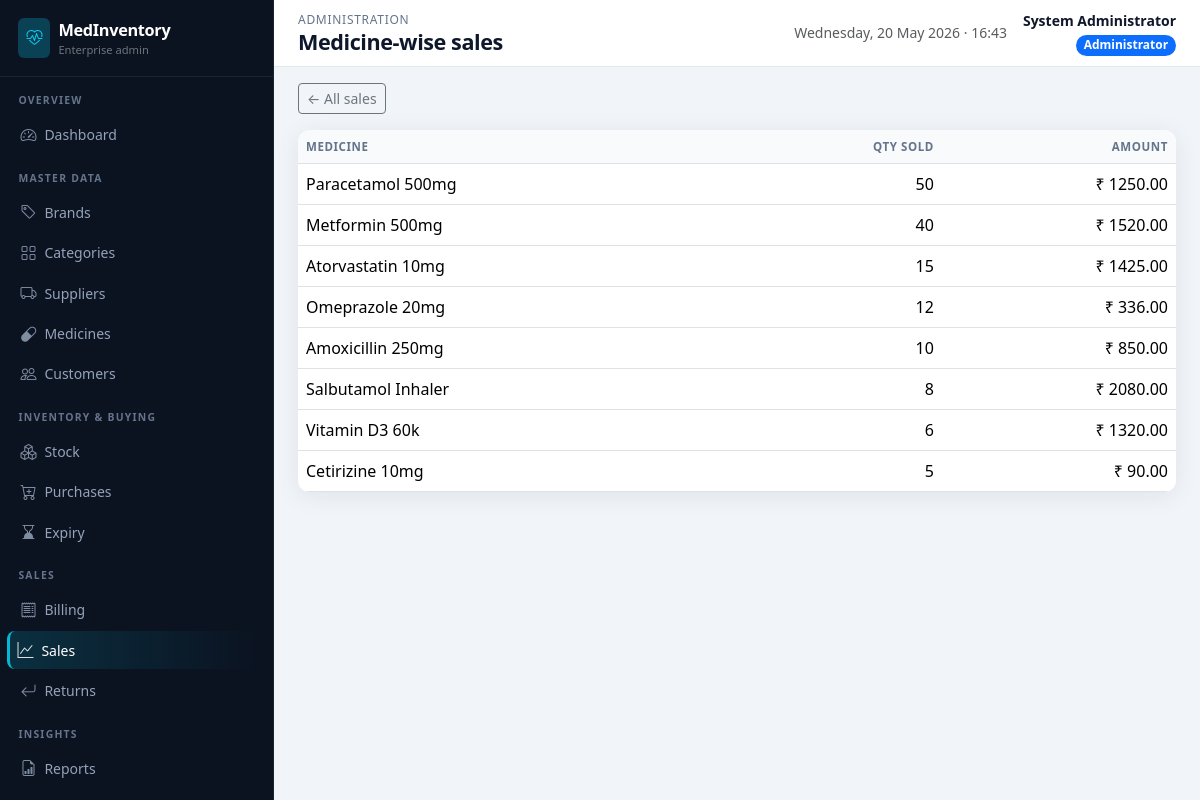
Screenshot of /admin/sales/medicine-wise (signed in) with the database file from the repository.
### app/models.py (models this page shows, shortened)
class User(UserMixin, db.Model):
    __tablename__ = "users"
    id = db.Column(db.Integer, primary_key=True)
    username = db.Column(db.String(80), unique=True, nullable=False, index=True)
    password_hash = db.Column(db.String(256), nullable=False)
    full_name = db.Column(db.String(120), nullable=False)
    email = db.Column(db.String(120))
    phone = db.Column(db.String(32))
    role = db.Column(db.String(20), nullable=False, default="staff")  # admin | staff
    is_active = db.Column(db.Boolean, default=True)
    created_at = db.Column(db.DateTime, default=datetime.utcnow)
    bills = db.relationship("Bill", backref="staff", lazy="dynamic")
    returns = db.relationship("MedicineReturn", backref="staff", lazy="dynamic")

class Medicine(db.Model):
    __tablename__ = "medicines"
    id = db.Column(db.Integer, primary_key=True)
    name = db.Column(db.String(160), nullable=False, index=True)
    brand_id = db.Column(db.Integer, db.ForeignKey("brands.id"), nullable=False)
    category_id = db.Column(db.Integer, db.ForeignKey("categories.id"), nullable=False)
    supplier_id = db.Column(db.Integer, db.ForeignKey("suppliers.id"), nullable=False)
    batch_number = db.Column(db.String(80), nullable=False, index=True)
    manufacturing_date = db.Column(db.Date, nullable=False)
    expiry_date = db.Column(db.Date, nullable=False, index=True)
    purchase_price = db.Column(db.Numeric(12, 2), nullable=False)
    selling_price = db.Column(db.Numeric(12, 2), nullable=False)
    quantity = db.Column(db.Integer, nullable=False, default=0)
    min_stock_level = db.Column(db.Integer, nullable=False, default=10)
    description = db.Column(db.Text)
    created_at = db.Column(db.DateTime, default=datetime.utcnow)
    bill_items = db.relationship("BillItem", backref="medicine", lazy="dynamic")
    purchase_lines = db.relationship("Purchase", backref="medicine", lazy="dynamic")

### app/admin_routes.py (the view)
@admin_bp.route("/sales/medicine-wise")
@login_required
@admin_required
def sales_medicine_wise():
    rows = (
        db.session.query(
            Medicine.name,
            func.sum(BillItem.quantity).label("qty"),
            func.sum(BillItem.line_total).label("amt"),
        )
        .join(BillItem, BillItem.medicine_id == Medicine.id)
        .group_by(Medicine.id)
        .order_by(func.sum(BillItem.quantity).desc())
        .all()
    )
    return render_template("admin/sales_medicine.html", rows=rows)

### app/utils.py (called while the page is built)
def admin_required(view):
    @wraps(view)
    def wrapped(*args, **kwargs):
        if not current_user.is_authenticated:
            flash("Please log in to continue.", "warning")
            return redirect(url_for("main.login", next=request.url))
        if current_user.role != "admin":
            flash("You do not have permission to access that page.", "danger")
            return redirect(url_for("staff.dashboard"))
        return view(*args, **kwargs)
    return wrapped

### app/templates/admin/sales_medicine.html
{% extends "admin/layout.html" %}
{% block page_title %}Medicine-wise sales{% endblock %}
{% block content %}
<div class="mb-3"><a href="{{ url_for('admin.sales') }}" class="btn btn-outline-secondary btn-sm">← All sales</a></div>
<div class="card card-soft table-responsive">
  <table class="table mb-0">
    <thead><tr><th>Medicine</th><th class="text-end">Qty sold</th><th class="text-end">Amount</th></tr></thead>
    <tbody>
      {% for r in rows %}
      <tr><td>{{ r.name }}</td><td class="text-end">{{ r.qty }}</td><td class="text-end">₹ {{ '%.2f'|format(r.amt|float) }}</td></tr>
      {% else %}
      <tr><td colspan="3" class="text-muted">No data.</td></tr>
      {% endfor %}
    </tbody>
  </table>
</div>
{% endblock %}

### app/templates/admin/layout.html (shortened to what this page needs)
{% extends "base.html" %}
{% block body %}
<div class="admin-shell d-flex">
  <aside class="sidebar-admin no-print d-none d-lg-block">
    <div class="brand-block">
      <div class="d-flex align-items-center gap-2 text-white">
        <span class="rounded-2 bg-info bg-opacity-25 d-flex p-2"><i class="bi bi-heart-pulse text-info"></i></span>
        <div>
          <div class="product-name fw-bold">MedInventory</div>
          <div class="small text-secondary" style="font-size:0.7rem;">Enterprise admin</div>
        </div>
      </div>
    </div>
    <nav class="nav flex-column pb-4">
      <div class="nav-section-label">Overview</div>
      <a class="nav-link {% if request.endpoint == 'admin.dashboard' %}active{% endif %}" href="{{ url_for('admin.dashboard') }}"><i class="bi bi-speedometer2"></i> Dashboard</a>
      <div class="nav-section-label">Master data</div>
      <a class="nav-link {% if request.endpoint in ['admin.brands','admin.brand_detail','admin.brand_new','admin.brand_edit'] %}active{% endif %}" href="{{ url_for('admin.brands') }}"><i class="bi bi-tag"></i> Brands</a>
      <a class="nav-link " href="{{ url_for('admin.categories') }}"><i class="bi bi-grid"></i> Categories</a>
      <a class="nav-link {% if request.endpoint in ['admin.suppliers','admin.supplier_detail','admin.supplier_new','admin.supplier_edit'] %}active{% endif %}" href="{{ url_for('admin.suppliers') }}"><i class="bi bi-truck"></i> Suppliers</a>
      <a class="nav-link " href="{{ url_for('admin.medicines') }}"><i class="bi bi-capsule"></i> Medicines</a>
      <a class="nav-link " href="{{ url_for('admin.customers') }}"><i class="bi bi-people"></i> Customers</a>
      <div class="nav-section-label">Inventory &amp; buying</div>
      <a class="nav-link {% if 'stock' in (request.endpoint or '') %}active{% endif %}" href="{{ url_for('admin.stock_index') }}"><i class="bi bi-boxes"></i> Stock</a>
      <a class="nav-link " href="{{ url_for('admin.purchases') }}"><i class="bi bi-cart-plus"></i> Purchases</a>
      <a class="nav-link {% if request.endpoint == 'admin.expiry_index' %}active{% endif %}" href="{{ url_for('admin.expiry_index') }}"><i class="bi bi-hourglass-bottom"></i> Expiry</a>
      <div class="nav-section-label">Sales</div>
      <a class="nav-link {% if 'billing' in (request.endpoint or '') %}active{% endif %}" href="{{ url_for('admin.billing_list') }}"><i class="bi bi-receipt"></i> Billing</a>
      <a class="nav-link {% if request.endpoint in ['admin.sales','admin.sales_medicine_wise','admin.sales_daily','admin.sales_monthly'] %}active{% endif %}" href="{{ url_for('admin.sales') }}"><i class="bi bi-graph-up"></i> Sales</a>
      <a class="nav-link {% if 'returns' in (request.endpoint or '') %}active{% endif %}" href="{{ url_for('admin.returns_list') }}"><i class="bi bi-arrow-return-left"></i> Returns</a>
      <div class="nav-section-label">Insights</div>
      <a class="nav-link" href="{{ url_for('admin.reports', name='stock') }}"><i class="bi bi-file-earmark-bar-graph"></i> Reports</a>
      <a class="nav-link {% if request.endpoint == 'admin.analytics' %}active{% endif %}" href="{{ url_for('admin.analytics') }}"> Analytics</a>
    </nav>
  </aside>
  <div class="main-with-sidebar flex-grow-1">
    <header class="topbar d-flex flex-wrap justify-content-between align-items-center gap-2 no-print">
      <div class="d-flex align-items-center gap-2">
        <div>
          <div class="admin-breadcrumb">{% block breadcrumb %}Administration{% endblock %}</div>
          <h1 class="admin-page-title mb-0">{% block page_title %}Console{% endblock %}</h1>
        </div>
      </div>
      <div class="d-flex align-items-center gap-3 text-end">
        <div class="d-none d-md-block small text-muted">{{ moment or '' }}</div>
        <div>
          <div class="fw-semibold small">{{ current_user.full_name }}</div>
          <span class="badge text-bg-primary rounded-pill">Administrator</span>
        </div>
      </div>
    </header>
    <main class="p-4 pt-3">
      {% block content %}{% endblock %}
    </main>
  </div>
</div>
{% endblock %}

### app/static/css/app.css (style rules this page uses)
:root { --mi-primary: #0d6efd; --mi-sidebar: #0b1220; --mi-sidebar-border: rgba(148, 163, 184, 0.12); --mi-sidebar-hover: #151f32; --mi-accent: #06b6d4; --mi-card-shadow: 0 4px 24px rgba(15, 23, 42, 0.08); --mi-topbar-h: 64px; }
body { font-family: "Segoe UI", system-ui, -apple-system, Roboto, "Helvetica Neue", sans-serif; background: #f1f5f9; color: #0f172a; }
.card-soft { border: none; box-shadow: var(--mi-card-shadow); border-radius: 12px; background: #fff; }
.sidebar-admin { min-height: 100vh; background: var(--mi-sidebar); color: #e2e8f0; width: 274px; position: fixed; left: 0; top: 0; z-index: 1040; padding: 0; overflow-y: auto; border-right: 1px solid var(--mi-sidebar-border); }
.sidebar-admin .brand-block { padding: 1.1rem 1.15rem; border-bottom: 1px solid var(--mi-sidebar-border); }
.sidebar-admin .brand-block .product-name { font-size: 1.02rem; letter-spacing: -0.02em; }
.sidebar-admin .nav-section-label { font-size: 0.65rem; text-transform: uppercase; letter-spacing: 0.12em; color: #64748b; padding: 1rem 1.15rem 0.35rem; font-weight: 600; }
.sidebar-admin a.nav-link { color: #94a3b8; border-radius: 8px; margin: 1px 10px; padding: 0.45rem 0.65rem; font-size: 0.875rem; display: flex; align-items: center; gap: 0.5rem; }
.sidebar-admin a.nav-link i { font-size: 1rem; opacity: 0.85; }
.sidebar-admin a.nav-link.active { background: linear-gradient(90deg, rgba(6, 182, 212, 0.18), transparent); color: #fff; border-left: 3px solid var(--mi-accent); margin-left: 7px; padding-left: calc(0.65rem - 3px); }
.main-with-sidebar { margin-left: 274px; min-height: 100vh; }
.admin-shell { min-height: 100vh; }
.topbar { background: #fff; border-bottom: 1px solid #e2e8f0; min-height: var(--mi-topbar-h); padding: 0.65rem 1.5rem; position: sticky; top: 0; z-index: 1020; }
.admin-page-title { font-size: 1.35rem; font-weight: 700; letter-spacing: -0.02em; color: #0f172a; }
.admin-breadcrumb { font-size: 0.75rem; color: #64748b; text-transform: uppercase; letter-spacing: 0.06em; }
.table thead th { font-size: 0.72rem; text-transform: uppercase; letter-spacing: 0.05em; color: #64748b; font-weight: 600; border-bottom-width: 1px; background: #f8fafc; white-space: nowrap; }
.table tbody td { vertical-align: middle; }

### rows the page displays
User: full_name "System Administrator"
Medicine: name "Paracetamol 500mg", qty "50", amt "1250.00"
Medicine: name "Metformin 500mg", qty "40", amt "1520.00"
Medicine: name "Atorvastatin 10mg", qty "15", amt "1425.00"
Medicine: name "Omeprazole 20mg", qty "12", amt "336.00"
Medicine: name "Amoxicillin 250mg", qty "10", amt "850.00"
Medicine: name "Salbutamol Inhaler", qty "8", amt "2080.00"
Medicine: name "Vitamin D3 60k", qty "6", amt "1320.00"
Medicine: name "Cetirizine 10mg", qty "5", amt "90.00"
